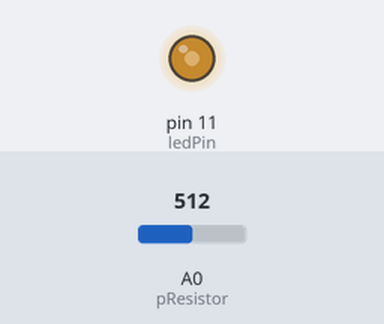
Bench run of a sketch on a simulated Arduino Uno, built with avr-gcc and run on an emulated ATmega328P. Shown: output pins drawn as LEDs (lit = HIGH). The inputs (shaded band) are chosen by the test bench; at power-on: A0 (pResistor) = 512.

Above: at 1.2 s.
1.3 s: A0 (pResistor) set to 306
At 2.0 s:
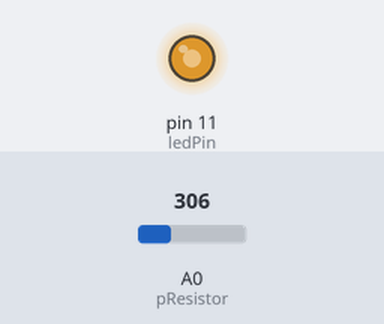
2.8 s: A0 (pResistor) set to 122
At 3.2 s:
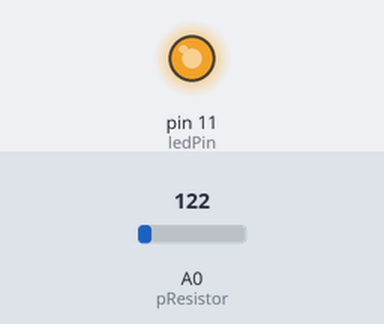
4.3 s: A0 (pResistor) set to 900
At 5.5 s:
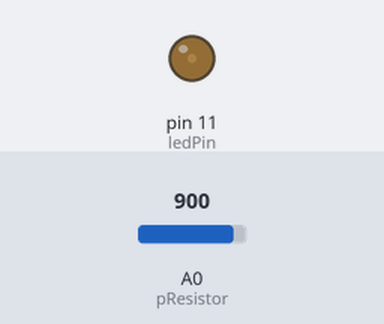
5.8 s: A0 (pResistor) set to 1023
At 6.9 s:
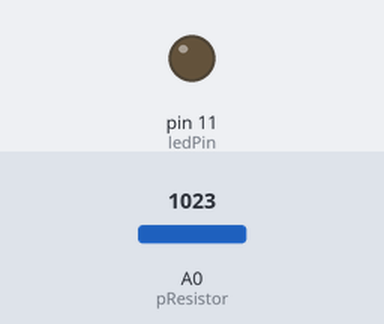
7.3 s: A0 (pResistor) set to 511
At 8.1 s:
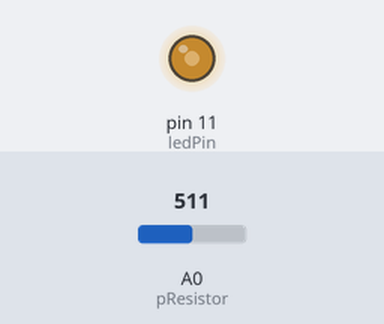
Timing chart, 0 to 9.8 s (numbered marks = the images above; inputs shaded):
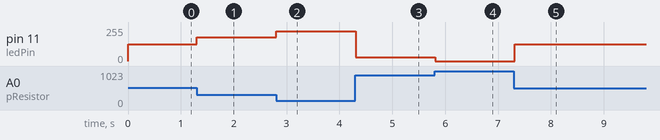

Measured:
- after the input at 1.3 s, pin 11 (ledPin): 127/255 → 178/255 at once
- after the input at 2.8 s, pin 11 (ledPin): 178/255 → 224/255 at once
- after the input at 4.3 s, pin 11 (ledPin): 224/255 → 30/255 at once
- after the input at 5.8 s, pin 11 (ledPin): 30/255 → 0/255 at once
- after the input at 7.3 s, pin 11 (ledPin): 0/255 → 127/255 at once

The sketch:

Photoresistor.ino
```cpp
// Ian Coffey
// Photoresistor.ino

// Variable Declaration
int pResistor = 0;
int pReading;
int LEDbrightness;
int ledPin = 11;

void setup() {

  Serial.begin(9600);

}

void loop() {

    pReading = analogRead(pResistor);

    pReading = 1023 - pReading;

    LEDbrightness = map(pReading, 0 , 1023, 0, 255);
    analogWrite(ledPin, LEDbrightness);

    delay(100);


}
```
